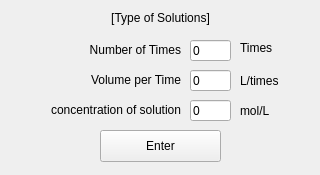
<?xml version="1.0" encoding="UTF-8"?>
<ui version="4.0">
 <class>Form</class>
 <widget class="QWidget" name="Form">
  <property name="geometry">
   <rect>
    <x>0</x>
    <y>0</y>
    <width>320</width>
    <height>175</height>
   </rect>
  </property>
  <property name="windowTitle">
   <string>Enter Strong Titrant</string>
  </property>
  <widget class="QLabel" name="solutionType">
   <property name="geometry">
    <rect>
     <x>20</x>
     <y>10</y>
     <width>281</width>
     <height>16</height>
    </rect>
   </property>
   <property name="text">
    <string>[Type of Solutions]</string>
   </property>
   <property name="alignment">
    <set>Qt::AlignCenter</set>
   </property>
  </widget>
  <widget class="QLabel" name="label_2">
   <property name="geometry">
    <rect>
     <x>70</x>
     <y>40</y>
     <width>111</width>
     <height>20</height>
    </rect>
   </property>
   <property name="text">
    <string>Number of Times</string>
   </property>
   <property name="alignment">
    <set>Qt::AlignRight|Qt::AlignTrailing|Qt::AlignVCenter</set>
   </property>
  </widget>
  <widget class="QLabel" name="label_3">
   <property name="geometry">
    <rect>
     <x>30</x>
     <y>70</y>
     <width>151</width>
     <height>20</height>
    </rect>
   </property>
   <property name="text">
    <string>Volume per Time</string>
   </property>
   <property name="alignment">
    <set>Qt::AlignRight|Qt::AlignTrailing|Qt::AlignVCenter</set>
   </property>
  </widget>
  <widget class="QLineEdit" name="times">
   <property name="geometry">
    <rect>
     <x>190</x>
     <y>40</y>
     <width>41</width>
     <height>21</height>
    </rect>
   </property>
   <property name="text">
    <string>0</string>
   </property>
  </widget>
  <widget class="QLabel" name="label_4">
   <property name="geometry">
    <rect>
     <x>240</x>
     <y>40</y>
     <width>41</width>
     <height>16</height>
    </rect>
   </property>
   <property name="text">
    <string>Times</string>
   </property>
   <property name="alignment">
    <set>Qt::AlignLeading|Qt::AlignLeft|Qt::AlignVCenter</set>
   </property>
  </widget>
  <widget class="QLabel" name="label_5">
   <property name="geometry">
    <rect>
     <x>240</x>
     <y>70</y>
     <width>51</width>
     <height>21</height>
    </rect>
   </property>
   <property name="text">
    <string>L/times</string>
   </property>
   <property name="alignment">
    <set>Qt::AlignLeading|Qt::AlignLeft|Qt::AlignVCenter</set>
   </property>
  </widget>
  <widget class="QLineEdit" name="volume">
   <property name="geometry">
    <rect>
     <x>190</x>
     <y>70</y>
     <width>41</width>
     <height>21</height>
    </rect>
   </property>
   <property name="text">
    <string>0</string>
   </property>
  </widget>
  <widget class="QPushButton" name="enterButton">
   <property name="geometry">
    <rect>
     <x>100</x>
     <y>130</y>
     <width>121</width>
     <height>32</height>
    </rect>
   </property>
   <property name="text">
    <string>Enter</string>
   </property>
  </widget>
  <widget class="QLineEdit" name="concentration">
   <property name="geometry">
    <rect>
     <x>190</x>
     <y>100</y>
     <width>41</width>
     <height>21</height>
    </rect>
   </property>
   <property name="text">
    <string>0</string>
   </property>
  </widget>
  <widget class="QLabel" name="label_6">
   <property name="geometry">
    <rect>
     <x>240</x>
     <y>100</y>
     <width>41</width>
     <height>21</height>
    </rect>
   </property>
   <property name="text">
    <string>mol/L</string>
   </property>
   <property name="alignment">
    <set>Qt::AlignLeading|Qt::AlignLeft|Qt::AlignVCenter</set>
   </property>
  </widget>
  <widget class="QLabel" name="label_7">
   <property name="geometry">
    <rect>
     <x>30</x>
     <y>100</y>
     <width>151</width>
     <height>20</height>
    </rect>
   </property>
   <property name="text">
    <string>concentration of solution</string>
   </property>
   <property name="alignment">
    <set>Qt::AlignRight|Qt::AlignTrailing|Qt::AlignVCenter</set>
   </property>
  </widget>
 </widget>
 <resources/>
 <connections/>
</ui>
